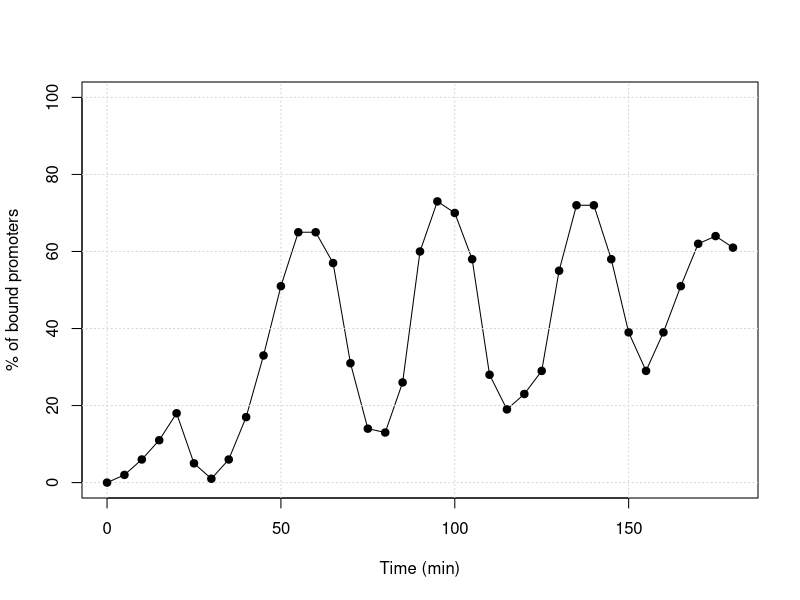

The R source for this figure: (Note: this script raises an error after producing the figure.)
#adjustment of the lemaire model to george`s data,
#calculate for all possible combinations of complexes (sum of x_i) the squared 
#difference to the data by applying a nested loop
#try ER alpha first
#-------------------------------------------------------------------------------

Time = seq(0,180,5)
Era = c(0,2,6,11,18,5,1,6,17,33,51,65,65,57,31,14,13,26,60,73,70,58,28,19,23,29,55,72,72,58,39,29,39,51,62,64,61)

plot(Time,Era, type = 'l',
     xlab = 'Time (min)',
     ylab = '% of bound promoters',
     ylim = c(0,100))
grid()
points(Time,Era, pch = 19)

m = dim(out)[2] - 1
t = Time[which(Time > 35)]
rows = which(out[,1] == Time)
for (i in 1:m) {
  
}